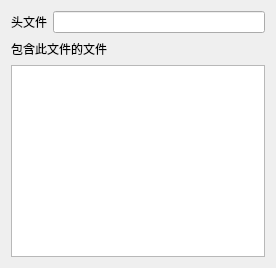
<?xml version="1.0" encoding="UTF-8"?>
<ui version="4.0">
 <class>Dialog</class>
 <widget class="QDialog" name="Dialog">
  <property name="geometry">
   <rect>
    <x>0</x>
    <y>0</y>
    <width>276</width>
    <height>268</height>
   </rect>
  </property>
  <property name="windowTitle">
   <string>Dialog</string>
  </property>
  <layout class="QGridLayout" name="gridLayout">
   <item row="0" column="0">
    <layout class="QVBoxLayout" name="verticalLayout">
     <item>
      <layout class="QHBoxLayout" name="horizontalLayout">
       <item>
        <widget class="QLabel" name="label">
         <property name="text">
          <string>头文件</string>
         </property>
        </widget>
       </item>
       <item>
        <widget class="QLineEdit" name="lineEditHeadFile"/>
       </item>
      </layout>
     </item>
     <item>
      <layout class="QHBoxLayout" name="horizontalLayout_2">
       <item>
        <widget class="QLabel" name="label_2">
         <property name="text">
          <string>包含此文件的文件</string>
         </property>
        </widget>
       </item>
       <item>
        <spacer name="horizontalSpacer_2">
         <property name="orientation">
          <enum>Qt::Horizontal</enum>
         </property>
         <property name="sizeHint" stdset="0">
          <size>
           <width>40</width>
           <height>20</height>
          </size>
         </property>
        </spacer>
       </item>
      </layout>
     </item>
     <item>
      <widget class="QListWidget" name="listWidgetFileInfo"/>
     </item>
    </layout>
   </item>
  </layout>
 </widget>
 <resources/>
 <connections/>
</ui>
